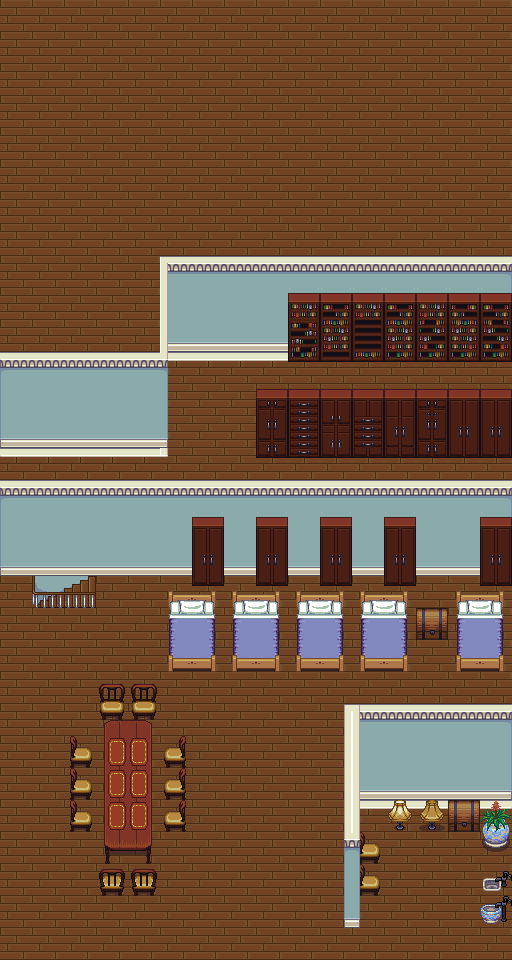

Below is a game level as drawn by its tile map, then a one-line description and the .tmx that defines it (tile-layer data replaced by summaries):
An orthogonal 16x30 tile map with 32x32 px tiles, 4 tile layers (Tile Layer 2, Tile Layer 3, Tile Layer 1, Tile Layer 4), 8 tilesets and 23 objects.

<map version="1.0" orientation="orthogonal" renderorder="right-down" width="16" height="30" tilewidth="32" tileheight="32" nextobjectid="26">
 <tileset firstgid="1" name="cabinets" tilewidth="32" tileheight="32" tilecount="78">
  <image source="../Tiles/cabinets.png" width="192" height="416" />
 </tileset>
 <tileset firstgid="79" name="country" tilewidth="32" tileheight="32" tilecount="20">
  <image source="../Tiles/country.png" width="160" height="128" />
 </tileset>
 <tileset firstgid="99" name="house" tilewidth="32" tileheight="32" tilecount="63">
  <image source="../Tiles/house.png" width="288" height="224" />
 </tileset>
 <tileset firstgid="162" name="inside" tilewidth="32" tileheight="32" tilecount="100">
  <image source="../Tiles/inside.png" width="320" height="320" />
 </tileset>
 <tileset firstgid="262" name="kitchen" tilewidth="32" tileheight="32" tilecount="8">
  <image source="../Tiles/kitchen.png" width="64" height="128" />
 </tileset>
 <tileset firstgid="270" name="victoria" tilewidth="32" tileheight="32" tilecount="55">
  <image source="../Tiles/victoria.png" width="352" height="160" />
 </tileset>
 <tileset firstgid="325" name="stairs" tilewidth="32" tileheight="32" tilecount="112">
  <image source="../Tiles/stairs.png" width="256" height="448" />
 </tileset>
 <tileset firstgid="437" name="chests" tilewidth="32" tileheight="32" tilecount="6">
  <image source="../Tiles/chests.png" width="64" height="96" />
 </tileset>
 <layer name="Tile Layer 2" width="16" height="30">
  <data>[480 cells, 281 non-empty, 13 distinct tile ids]</data>
 </layer>
 <layer name="Tile Layer 3" width="16" height="30">
  <data>[480 cells, 480 non-empty, 24 distinct tile ids]</data>
 </layer>
 <layer name="Tile Layer 1" width="16" height="30">
  <data>[480 cells, 131 non-empty, 56 distinct tile ids]</data>
 </layer>
 <layer name="Tile Layer 4" width="16" height="30">
  <data>[480 cells, 81 non-empty, 26 distinct tile ids]</data>
 </layer>
 <objectgroup name="Object Layer 1" visible="0">
  <object id="1" x="0" y="480" width="192" height="96" />
  <object id="2" x="192" y="480" width="320" height="96" />
  <object id="3" x="464" y="592" width="32" height="80" />
  <object id="4" x="424" y="608" width="16" height="32" />
  <object id="5" x="368" y="600" width="32" height="72" />
  <object id="6" x="304" y="600" width="32" height="72" />
  <object id="7" x="240" y="600" width="32" height="72" />
  <object id="8" x="176" y="600" width="32" height="72" />
  <object id="9" x="104" y="720" width="48" height="136" />
  <object id="10" x="104" y="880" width="48" height="8" />
  <object id="11" x="176" y="736" width="8" height="96" />
  <object id="12" x="104" y="688" width="48" height="16" />
  <object id="13" x="72" y="744" width="8" height="80" />
  <object id="14" x="32" y="608" width="64" height="24" />
  <object id="15" x="24" y="576" width="8" height="384" />
  <object id="16" x="32" y="952" width="480" height="8" />
  <object id="17" x="504" y="576" width="8" height="384" />
  <object id="18" x="360" y="704" width="152" height="104" />
  <object id="19" x="344" y="712" width="16" height="200" />
  <object id="20" x="360" y="832" width="8" height="64" />
  <object id="21" x="392" y="824" width="48" height="8" />
  <object id="22" x="32" y="576" width="32" height="8" />
  <object id="25" x="456" y="800" width="16" height="32" />
 </objectgroup>
</map>
